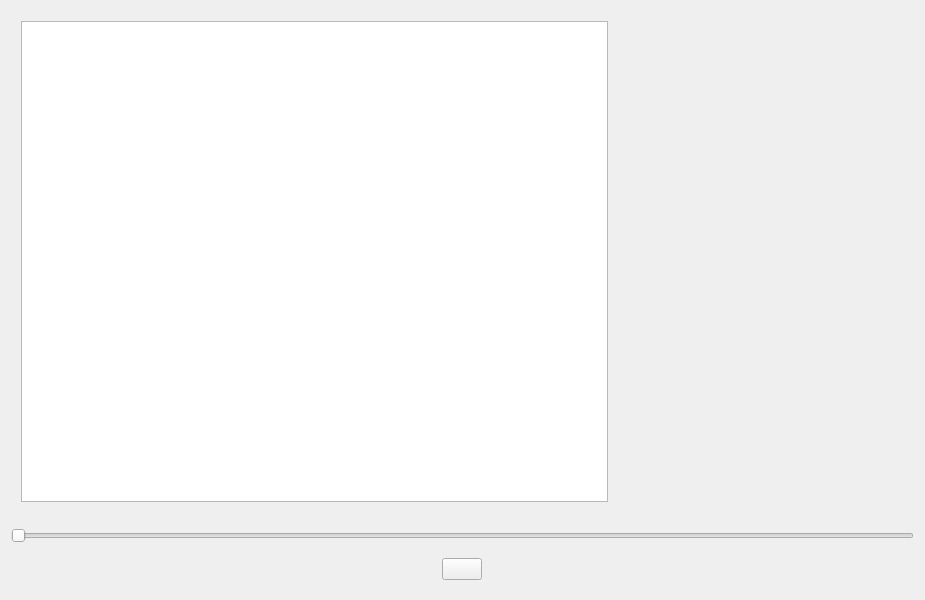
<?xml version="1.0" encoding="UTF-8"?>
<ui version="4.0">
 <class>gameWindow</class>
 <widget class="QWidget" name="gameWindow">
  <property name="geometry">
   <rect>
    <x>0</x>
    <y>0</y>
    <width>925</width>
    <height>600</height>
   </rect>
  </property>
  <property name="windowTitle">
   <string>MainWindow</string>
  </property>
  <layout class="QVBoxLayout" name="verticalLayout">
   <item>
    <widget class="KeepRatioWidget" name="keepRatio" native="true">
     <widget class="RizPlayer" name="ResizeChild">
      <property name="geometry">
       <rect>
        <x>10</x>
        <y>10</y>
        <width>587</width>
        <height>481</height>
       </rect>
      </property>
     </widget>
    </widget>
   </item>
   <item>
    <widget class="QSlider" name="horizontalSlider">
     <property name="orientation">
      <enum>Qt::Horizontal</enum>
     </property>
    </widget>
   </item>
   <item>
    <widget class="QWidget" name="widget" native="true">
     <property name="maximumSize">
      <size>
       <width>16777215</width>
       <height>40</height>
      </size>
     </property>
     <layout class="QHBoxLayout" name="horizontalLayout">
      <property name="topMargin">
       <number>0</number>
      </property>
      <property name="bottomMargin">
       <number>0</number>
      </property>
      <item alignment="Qt::AlignHCenter|Qt::AlignVCenter">
       <widget class="QWidget" name="widget_2" native="true">
        <property name="enabled">
         <bool>true</bool>
        </property>
        <property name="sizePolicy">
         <sizepolicy hsizetype="Minimum" vsizetype="Expanding">
          <horstretch>0</horstretch>
          <verstretch>1</verstretch>
         </sizepolicy>
        </property>
        <layout class="QHBoxLayout" name="horizontalLayout_2">
         <property name="topMargin">
          <number>0</number>
         </property>
         <property name="bottomMargin">
          <number>0</number>
         </property>
         <item>
          <widget class="QPushButton" name="pushButton">
           <property name="sizePolicy">
            <sizepolicy hsizetype="Minimum" vsizetype="Expanding">
             <horstretch>0</horstretch>
             <verstretch>0</verstretch>
            </sizepolicy>
           </property>
           <property name="minimumSize">
            <size>
             <width>40</width>
             <height>0</height>
            </size>
           </property>
           <property name="text">
            <string/>
           </property>
           <property name="icon">
            <iconset resource="../../git/breeze-icons/build/icons/res/breeze-icons.qrc">
             <normaloff>:/actions/16/media-playback-start.svg</normaloff>
             <normalon>:/actions/16/media-playback-pause.svg</normalon>:/actions/16/media-playback-start.svg</iconset>
           </property>
           <property name="iconSize">
            <size>
             <width>25</width>
             <height>25</height>
            </size>
           </property>
           <property name="checkable">
            <bool>true</bool>
           </property>
          </widget>
         </item>
        </layout>
       </widget>
      </item>
     </layout>
    </widget>
   </item>
  </layout>
  <action name="actionplay">
   <property name="checkable">
    <bool>true</bool>
   </property>
   <property name="text">
    <string>play</string>
   </property>
   <property name="shortcut">
    <string>Space</string>
   </property>
  </action>
 </widget>
 <customwidgets>
  <customwidget>
   <class>RizPlayer</class>
   <extends>QGraphicsView</extends>
   <header>rizplayer.h</header>
   <slots>
    <signal>gameTimeChanged(float)</signal>
    <signal>realTimeChanged(float)</signal>
    <signal>realTimeChanged_sec(int)</signal>
    <slot>updatePlayer()</slot>
   </slots>
  </customwidget>
  <customwidget>
   <class>KeepRatioWidget</class>
   <extends>QWidget</extends>
   <header>KeepRatioWidget.h</header>
   <container>1</container>
  </customwidget>
 </customwidgets>
 <resources>
  <include location="../../git/BreezeStyleSheets/dist/qrc/breeze.qrc"/>
  <include location="../../git/breeze-icons/build/icons/res/breeze-icons.qrc"/>
 </resources>
 <connections>
  <connection>
   <sender>ResizeChild</sender>
   <signal>realTimeChanged_sec(int)</signal>
   <receiver>horizontalSlider</receiver>
   <slot>setValue(int)</slot>
   <hints>
    <hint type="sourcelabel">
     <x>316</x>
     <y>392</y>
    </hint>
    <hint type="destinationlabel">
     <x>267</x>
     <y>577</y>
    </hint>
   </hints>
  </connection>
  <connection>
   <sender>actionplay</sender>
   <signal>triggered()</signal>
   <receiver>pushButton</receiver>
   <slot>toggle()</slot>
   <hints>
    <hint type="sourcelabel">
     <x>-1</x>
     <y>-1</y>
    </hint>
    <hint type="destinationlabel">
     <x>462</x>
     <y>568</y>
    </hint>
   </hints>
  </connection>
 </connections>
 <slots>
  <slot>moveSliderByTime(float)</slot>
 </slots>
</ui>
